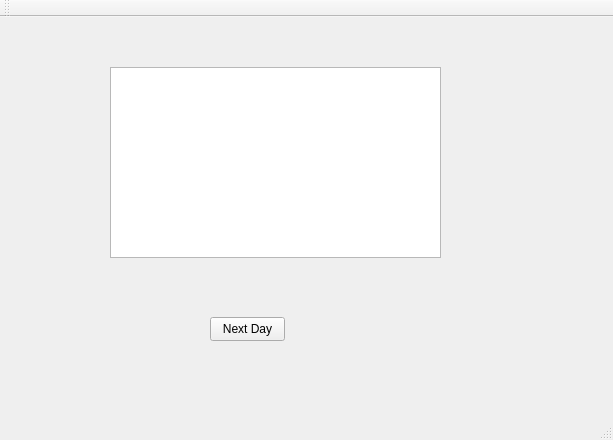
<?xml version="1.0" encoding="UTF-8"?>
<ui version="4.0">
 <class>DatesClass</class>
 <widget class="QMainWindow" name="DatesClass">
  <property name="geometry">
   <rect>
    <x>0</x>
    <y>0</y>
    <width>613</width>
    <height>440</height>
   </rect>
  </property>
  <property name="windowTitle">
   <string>Dates</string>
  </property>
  <widget class="QWidget" name="centralWidget">
   <widget class="QPushButton" name="pushButton">
    <property name="geometry">
     <rect>
      <x>210</x>
      <y>300</y>
      <width>75</width>
      <height>24</height>
     </rect>
    </property>
    <property name="text">
     <string>Next Day</string>
    </property>
   </widget>
   <widget class="QTableWidget" name="tableWidget">
    <property name="enabled">
     <bool>true</bool>
    </property>
    <property name="geometry">
     <rect>
      <x>110</x>
      <y>50</y>
      <width>331</width>
      <height>191</height>
     </rect>
    </property>
   </widget>
  </widget>
  <widget class="QMenuBar" name="menuBar">
   <property name="geometry">
    <rect>
     <x>0</x>
     <y>0</y>
     <width>613</width>
     <height>22</height>
    </rect>
   </property>
  </widget>
  <widget class="QToolBar" name="mainToolBar">
   <attribute name="toolBarArea">
    <enum>TopToolBarArea</enum>
   </attribute>
   <attribute name="toolBarBreak">
    <bool>false</bool>
   </attribute>
  </widget>
  <widget class="QStatusBar" name="statusBar"/>
 </widget>
 <layoutdefault spacing="6" margin="11"/>
 <resources>
  <include location="Dates.qrc"/>
 </resources>
 <connections/>
</ui>
